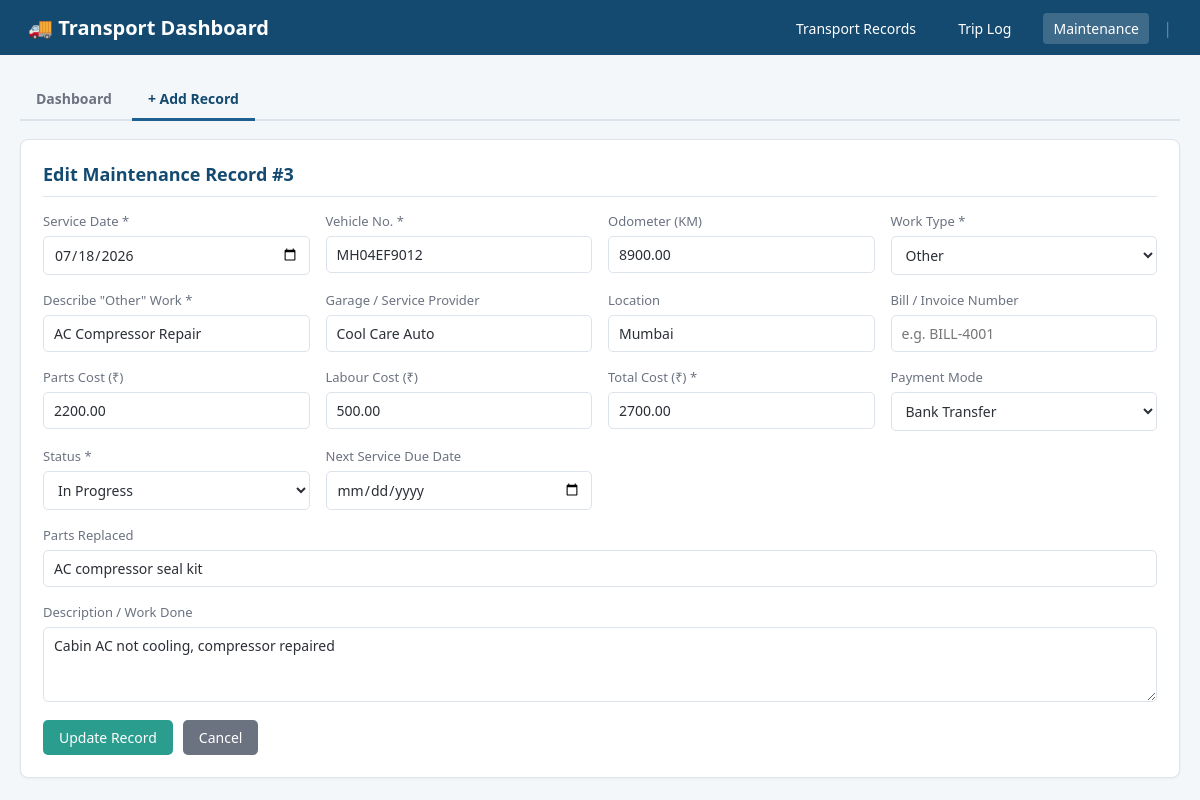
Screenshot of /maintenance_form.php?id=3 with the database file from the repository.
### tables this page shows
CREATE TABLE `maintenance_records` (
  `id` int(11) NOT NULL,
  `service_date` date NOT NULL,
  `vehicle_no` varchar(50) NOT NULL,
  `odometer_km` decimal(10,2) DEFAULT NULL,
  `work_type` enum('Servicing (Full)','Servicing (Half)','Welding','Main Tank Work','Tyre Work','Balancing Work','Battery Work','Oil Change','Clutch / Brake Work','Electrical Work','Denting / Painting','Puncture Repair','Engine Work','Suspension Work','Other') NOT NULL,
  `work_type_other` varchar(150) DEFAULT NULL,
  `description` varchar(500) DEFAULT NULL,
  `parts_replaced` varchar(255) DEFAULT NULL,
  `garage_name` varchar(150) DEFAULT NULL,
  `location` varchar(150) DEFAULT NULL,
  `bill_number` varchar(50) DEFAULT NULL,
  `parts_cost` decimal(10,2) DEFAULT NULL,
  `labour_cost` decimal(10,2) DEFAULT NULL,
  `total_cost` decimal(10,2) NOT NULL,
  `payment_mode` enum('Cash','UPI','Bank Transfer','Cheque','Credit') DEFAULT NULL,
  `status` enum('Pending','In Progress','Completed') NOT NULL DEFAULT 'Pending',
  `next_service_due_date` date DEFAULT NULL,
  `created_at` timestamp NOT NULL DEFAULT current_timestamp(),
  `updated_at` timestamp NOT NULL DEFAULT current_timestamp() ON UPDATE current_timestamp()
);

### maintenance_form.php (the view, shortened to what this page needs)
<?php
$pdo = getDbConnection();
$workTypes = [
    'Servicing (Full)', 'Servicing (Half)', 'Welding', 'Main Tank Work', 'Tyre Work',
    'Balancing Work', 'Battery Work', 'Oil Change', 'Clutch / Brake Work', 'Electrical Work',
    'Denting / Painting', 'Puncture Repair', 'Engine Work', 'Suspension Work', 'Other',
];
$paymentModes = ['Cash', 'UPI', 'Bank Transfer', 'Cheque', 'Credit'];
$statuses = ['Pending', 'In Progress', 'Completed'];
$isEdit = false;
$record = [
    'id'                     => '',
    'service_date'           => '',
    'vehicle_no'             => '',
    'odometer_km'            => '',
    'work_type'              => 'Servicing (Full)',
    'work_type_other'        => '',
    'description'            => '',
    'parts_replaced'         => '',
    'garage_name'            => '',
    'location'               => '',
    'bill_number'            => '',
    'parts_cost'             => '',
    'labour_cost'            => '',
    'total_cost'             => '',
    'payment_mode'           => '',
    'status'                 => 'Pending',
    'next_service_due_date'  => '',
];
if (isset($_GET['id']) && ctype_digit($_GET['id'])) {
    $isEdit = true;
    $stmt = $pdo->prepare('SELECT * FROM maintenance_records WHERE id = :id');
    $stmt->execute([':id' => $_GET['id']]);
    $found = $stmt->fetch();
    if ($found) {
        $record = $found;
    } else {
        $isEdit = false;
    }
}
?>
<!DOCTYPE html>
<html lang="en">
<head>
<link rel="stylesheet" href="assets/style.css">
</head>
<body>
<?php $activeSection = 'maintenance'; require __DIR__ . '/partials/nav.php'; ?>
<div class="container">
    <div class="tabs">
        <a href="maintenance.php">Dashboard</a>
        <a href="maintenance_form.php" class="active">+ Add Record</a>
    </div>
    <div class="card">
        <h2><?= $isEdit ? 'Edit Maintenance Record #' . (int)$record['id'] : 'Add New Maintenance Record' ?></h2>
        <form method="POST" action="maintenance_form.php">
            <div class="form-grid">
                <div class="form-group">
                    <label>Service Date *</label>
                    <input type="date" name="service_date" value="<?= htmlspecialchars($record['service_date']) ?>" required>
                </div>
                <div class="form-group">
                    <label>Vehicle No. *</label>
                    <input type="text" name="vehicle_no" placeholder="e.g. MH12AB1234"
                           value="<?= htmlspecialchars($record['vehicle_no']) ?>" required>
                </div>
                <div class="form-group">
                    <label>Odometer (KM)</label>
                    <input type="number" step="0.01" name="odometer_km"
                           value="<?= htmlspecialchars((string)($record['odometer_km'] ?? '')) ?>">
                </div>
                <div class="form-group">
                    <label>Work Type *</label>
                    <select name="work_type" id="work_type" required>
                        <?php foreach ($workTypes as $wt): ?>
                            <option value="<?= htmlspecialchars($wt) ?>" <?= $record['work_type'] === $wt ? 'selected' : '' ?>><?= htmlspecialchars($wt) ?></option>
                        <?php endforeach; ?>
                    </select>
                </div>
                <div class="form-group" id="other_work_type_group" style="<?= $record['work_type'] === 'Other' ? '' : 'display:none;' ?>">
                    <label>Describe "Other" Work *</label>
                    <input type="text" name="work_type_other" id="work_type_other" placeholder="e.g. AC Compressor Repair"
                           value="<?= htmlspecialchars($record['work_type_other'] ?? '') ?>">
                </div>
                <div class="form-group">
                    <label>Garage / Service Provider</label>
                    <input type="text" name="garage_name" placeholder="e.g. Shree Auto Garage"
                           value="<?= htmlspecialchars($record['garage_name'] ?? '') ?>">
                </div>
                <div class="form-group">
                    <label>Location</label>
                    <input type="text" name="location" placeholder="e.g. Pune"
                           value="<?= htmlspecialchars($record['location'] ?? '') ?>">
                </div>
                <div class="form-group">
                    <label>Bill / Invoice Number</label>
                    <input type="text" name="bill_number" placeholder="e.g. BILL-4001"
                           value="<?= htmlspecialchars($record['bill_number'] ?? '') ?>">
                </div>
                <div class="form-group">
                    <label>Parts Cost (₹)</label>
                    <input type="number" step="0.01" name="parts_cost" id="parts_cost"
                           value="<?= htmlspecialchars((string)($record['parts_cost'] ?? '')) ?>">
                </div>
                <div class="form-group">
                    <label>Labour Cost (₹)</label>
                    <input type="number" step="0.01" name="labour_cost" id="labour_cost"
                           value="<?= htmlspecialchars((string)($record['labour_cost'] ?? '')) ?>">
                </div>
                <div class="form-group">
                    <label>Total Cost (₹) *</label>
                    <input type="number" step="0.01" name="total_cost" id="total_cost"
                           placeholder="Auto-filled from Parts + Labour if left blank"
                           value="<?= htmlspecialchars((string)($record['total_cost'] ?? '')) ?>" required>
                </div>
                <div class="form-group">
                    <label>Payment Mode</label>
                    <select name="payment_mode">
                        <?php foreach ($paymentModes as $pm): ?>
                            <option value="<?= $pm ?>" <?= $record['payment_mode'] === $pm ? 'selected' : '' ?>><?= $pm ?></option>
                        <?php endforeach; ?>
                    </select>
                </div>
                <div class="form-group">
                    <label>Status *</label>
                    <select name="status" required>
                        <?php foreach ($statuses as $s): ?>
                            <option value="<?= $s ?>" <?= $record['status'] === $s ? 'selected' : '' ?>><?= $s ?></option>
                        <?php endforeach; ?>
                    </select>
                </div>
                <div class="form-group">
                    <label>Next Service Due Date</label>
                    <input type="date" name="next_service_due_date" value="<?= htmlspecialchars($record['next_service_due_date'] ?? '') ?>">
                </div>
                <div class="form-group" style="grid-column: 1 / -1;">
                    <label>Parts Replaced</label>
                    <input type="text" name="parts_replaced" placeholder="e.g. Engine oil, oil filter, air filter"
                           value="<?= htmlspecialchars($record['parts_replaced'] ?? '') ?>">
                </div>
                <div class="form-group" style="grid-column: 1 / -1;">
                    <label>Description / Work Done</label>
                    <textarea name="description" rows="3" placeholder="Details of the work carried out..."><?= htmlspecialchars($record['description'] ?? '') ?></textarea>
                </div>
            </div>
            <div class="form-actions">
                <button type="submit" class="btn btn-accent"><?= $isEdit ? 'Update Record' : 'Save Record' ?></button>
                <a href="maintenance.php" class="btn btn-secondary">Cancel</a>
            </div>
        </form>
    </div>
</div>
</body>
</html>

### assets/style.css (style rules this page uses)
:root { --primary: #1e6091; --primary-dark: #144a70; --accent: #2a9d8f; --danger: #d64545; --bg: #f4f7fa; --card-bg: #ffffff; --border: #dde3ea; --text: #2b2f36; --text-light: #6b7280; }
* { box-sizing: border-box; }
body { margin: 0; font-family: 'Segoe UI', Roboto, Arial, sans-serif; background: var(--bg); color: var(--text); }
.container { max-width: 1200px; margin: 24px auto; padding: 0 20px; }
.card { background: var(--card-bg); border: 1px solid var(--border); border-radius: 8px; padding: 22px; margin-bottom: 22px; box-shadow: 0 1px 3px rgba(0,0,0,0.04); }
.card h2 { margin-top: 0; font-size: 18px; color: var(--primary-dark); border-bottom: 1px solid var(--border); padding-bottom: 10px; }
input[type=text], input[type=date], input[type=time], input[type=tel], input[type=number], input[type=password], select, textarea { padding: 8px 10px; border: 1px solid var(--border); border-radius: 5px; font-size: 14px; font-family: inherit; background: #fff; color: var(--text); }
.btn { display: inline-block; padding: 8px 16px; border-radius: 5px; border: none; font-size: 14px; font-family: inherit; cursor: pointer; text-decoration: none; color: #fff; background: var(--primary); transition: background 0.15s ease; }
.btn-accent { background: var(--accent); }
.btn-secondary { background: #6b7280; }
.form-grid { display: grid; grid-template-columns: repeat(auto-fit, minmax(220px, 1fr)); gap: 16px; }
.form-group { display: flex; flex-direction: column; }
.form-group label { font-size: 13px; margin-bottom: 6px; color: var(--text-light); }
.form-group input, .form-group select, .form-group textarea { width: 100%; }
.form-actions { margin-top: 18px; display: flex; gap: 10px; }
.tabs { display: flex; gap: 4px; border-bottom: 2px solid var(--border); margin-bottom: 18px; flex-wrap: wrap; }
.tabs a, .tabs button { display: inline-flex; align-items: center; gap: 6px; padding: 10px 16px; font-size: 14px; font-weight: 600; color: var(--text-light); text-decoration: none; background: none; border: none; border-bottom: 3px solid transparent; cursor: pointer; margin-bottom: -2px; font-family: inherit; }
.tabs a.active, .tabs button.active { color: var(--primary-dark); border-bottom-color: var(--primary); }

### rows the page displays
maintenance_records: id "3", service_date "07/18/2026", vehicle_no "MH04EF9012", odometer_km "8900.00", work_type "Other", work_type_other "AC Compressor Repair", garage_name "Cool Care Auto", location "Mumbai", parts_cost "2200.00", labour_cost "500.00", total_cost "2700.00", payment_mode "Bank Transfer", status "In Progress", parts_replaced "AC compressor seal kit", description "Cabin AC not cooling, compressor repaired"
